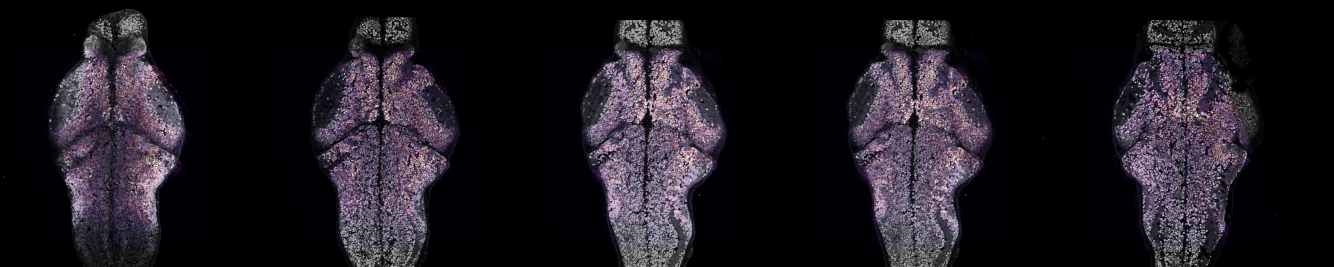
#> input picture aligned_sections.png, 4000 x 800 px (shown at 1/3 size)
$ python -i napari_pre-alignment.py   (imports and definitions only)
#> lines starting #> are read from the running program, lines starting #| are printed output that depends on the picture; after the words box and inside, x2 and y2 are one past the last pixel; in counts of white or black regions, pixels touching at a corner belong together
#!/usr/bin/env python
"""
napari_pre_alignment.py

Interactive napari tool to pre-align rostro–caudal confocal stacks by in-plane rotation and flips,
and to record a simple transform per stack (angle, vertical flip, left/right mirror, midline).

Key ideas
- Input stacks are multi-page TIFFs (often ImageJ hyperstacks).
- Data model: input series -> (Z, Y, X, C). If a singleton T exists, it is removed (or folded into Z).
- The user adjusts rotation + flips + a vertical midline guide using keyboard shortcuts.
- The same 2D transform (angle + flips about the midline) is applied to every Z slice and channel.
- Each pre-aligned stack is written as an ImageJ-compatible BigTIFF with axes "TZCYX" (T=1).
- A JSON file stores per-stack decisions, so sessions are resumable and updates are idempotent.

Folder layout (fixed by this script)
- Native inputs are read from:
  <fish_root>/native
- Prealigned outputs are written to:
  <fish_root>/prealigned

Output naming (CircuitSeeker-style)
Global identifiers:
    exp_id = "exp_001"
    fish   = 2
All outputs are named:
    {exp_id}_fish{fish}_s{section:02d}_pre.tif

The per-stack decision DB is stored at:
    <fish_root>/rotations_rc_{exp_id}_fish{fish}.json

Keyboard controls
- a / d     : -0.5° / +0.5°
- s / w     : -5°   / +5°
- Shift-f   : toggle vertical flip (top/bottom)
- x         : toggle left/right mirror about guide_x
- LEFT/RIGHT: move vertical guide line (±10 px)
- g         : auto angle from PCA mask (axis → vertical), then you can tweak
- r         : reset (angle=0, flips False, guide=center)
- n         : SAVE current stack and go to Next
- p         : go to Previous (no save unless you press n first)
- h         : print help to console
"""

from __future__ import annotations

import os
import json
from typing import List, Tuple

import numpy as np
import tifffile as tiff
from skimage import transform
from skimage.transform import AffineTransform, warp
import napari


# --------------------------- USER SETTINGS ---------------------------
# Global identifiers used for ALL output names
exp_id = "exp_001"   # e.g. "exp_001" or "exp1_110425"
fish = 4             # integer
run_id = f"{exp_id}_fish{fish}"

# Fish root folder (contains native/ and prealigned/)
fish_root = (
    "/Users/jonathanboulanger-weill/Harvard University Dropbox/"
    "Jonathan Boulanger-Weill/Projects/calcium-spatial-transcriptomics-align/"
    "data/exp1_110425/oct_confocal_stacks/fish4/"
)

native_dir = os.path.join(fish_root, "native")
prealigned_dir = os.path.join(fish_root, "prealigned")

# Input naming
#prefix = "20x_fish1_slide1_DAPI_GFP488_RFP594_fish1-s1-"
prefix = "20x-4us-1um_DAPI_GFP488_RFP594_fish4-s1_"
indices = list(range(1, 30))  # 1..30

# Output naming
out_suffix = "_pre.tif"

# Persistent transform database (resumable)
# Expected full path example:
#   <fish_root>/<exp_id>_fish<fish>_rotations.json
#   e.g. exp_001_fish2_rotations.json
db_path = os.path.join(fish_root, f"{run_id}_rotations.json")
# --------------------------------------------------------------------


# ============================= I/O ===================================
# [68 lines left out: functions _drop_T_and_to_ZYXC, read_stack_zyxc, ch0_center_slice, not called in this run]


def to_float01_for_view(x: np.ndarray) -> np.ndarray:
    """Display-only normalization for napari preview."""
    x = x.astype(np.float32, copy=False)
    if np.ptp(x) <= 0:
        mx = float(x.max()) if x.size else 1.0
        return np.clip(x / (mx + 1e-6), 0, 1)
    p1, p99 = np.percentile(x, (1, 99))
    if p99 <= p1:
        return np.clip((x - x.min()) / (x.max() - x.min() + 1e-6), 0, 1)
    return np.clip((x - p1) / (p99 - p1), 0, 1)


# --- PCA helpers (optional auto angle) ---
def make_mask(img2d: np.ndarray, sigma: float = 1.5, min_size: int = 3000) -> np.ndarray:
    x = to_float01_for_view(img2d)
    from skimage import morphology, filters, exposure

    x = exposure.equalize_adapthist(x, clip_limit=0.01)
    x = filters.gaussian(x, sigma=sigma, preserve_range=True)
    thr = filters.threshold_otsu(x)
    m = x > thr
    m = morphology.remove_small_objects(m, min_size=min_size)
    m = morphology.binary_closing(m, morphology.disk(5))
    m = morphology.binary_opening(m, morphology.disk(3))
    return m


# [16 lines left out: function principal_axis_angle, not called in this run]


def _wrap180(a: float) -> float:
    return (a + 180) % 360 - 180


# [32 lines left out: functions angle_to_vertical, flip_lr_about_x, rotate_and_flip_volume_zyxc, not called in this run]


# =========================== App ===========================
class PreAlignApp:
    # [51 lines left out: function __init__, not called in this run]

    def _db_key(self, section: int) -> str:
        """Stable key independent of raw filename."""
        return f"{run_id}_s{section:02d}"

    # [242 lines left out: functions _legacy_db_keys, _print_status, _preview_image, _refresh_layers, _load_current, _save_current and 5 more, not called in this run]


# --------------------------- Entry point ---------------------------
# [8 lines not run here, left out]

>>> import cv2
>>> picture = cv2.imread('aligned_sections.png', cv2.IMREAD_GRAYSCALE)
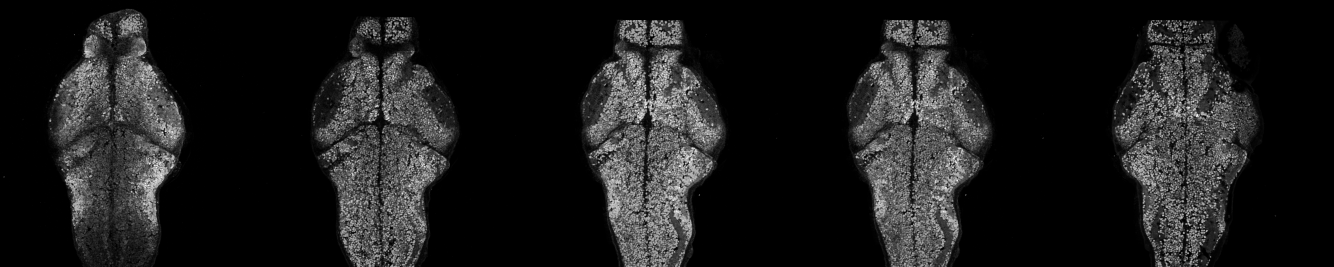
#> picture: shape (800, 4000) (shown at 1/3 size); min 0, max 250, mean 27.8
>>> result = make_mask(picture)
#> in to_float01_for_view, `p1, p99 = np.percentile(x, (1, 99))`: p1 = 0; p99 = 177
#> in to_float01_for_view, `return np.clip((x - p1) / (p99 - p1), 0, 1)`:
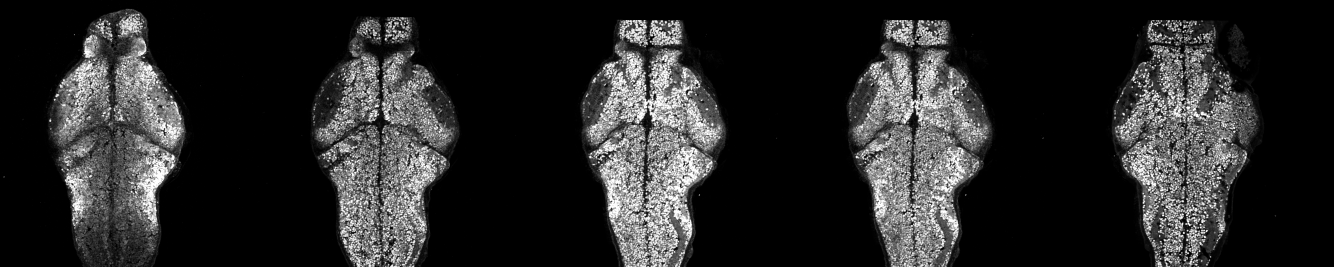
#> returned value: shape (800, 4000) float32 (shown at 1/3 size); min 0, max 1, mean 0.156
#> in make_mask, `x = exposure.equalize_adapthist(x, clip_limit=0.01)`:
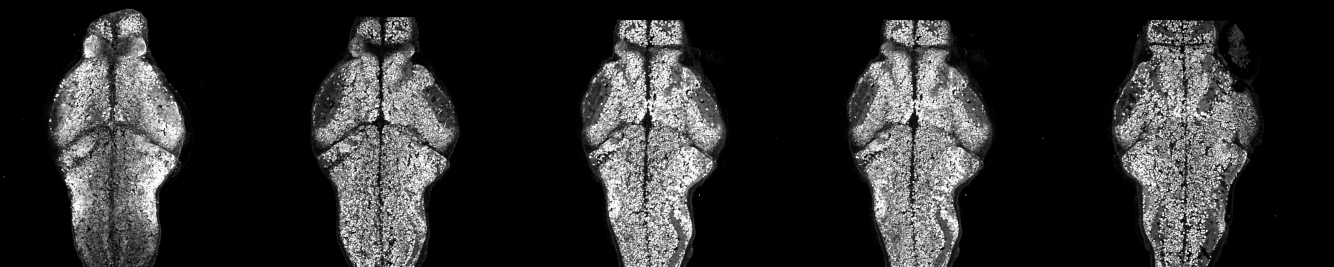
#> x: shape (800, 4000) float32 (shown at 1/3 size); min 0, max 1, mean 0.173
#> in make_mask, `thr = filters.threshold_otsu(x)`: thr = 0.302
#> in make_mask, `m = x > thr`:
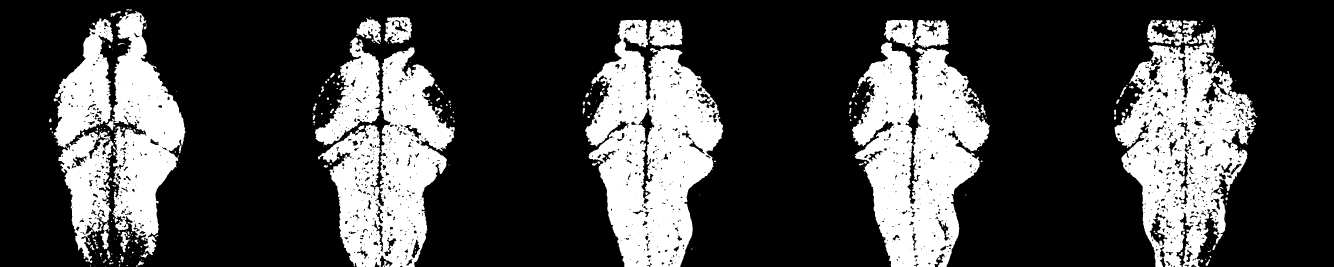
#> m: shape (800, 4000) bool (shown at 1/3 size); 26.7% white; 298 white regions (168 under 20 px), largest, box (x1, y1, x2, y2) and area: (1755, 59, 2170, 800) 182607, (2556, 127, 2969, 800) 168778, (3344, 82, 3772, 800) 154071
#> in make_mask, `m = morphology.remove_small_objects(m, min_size=min_size)`:
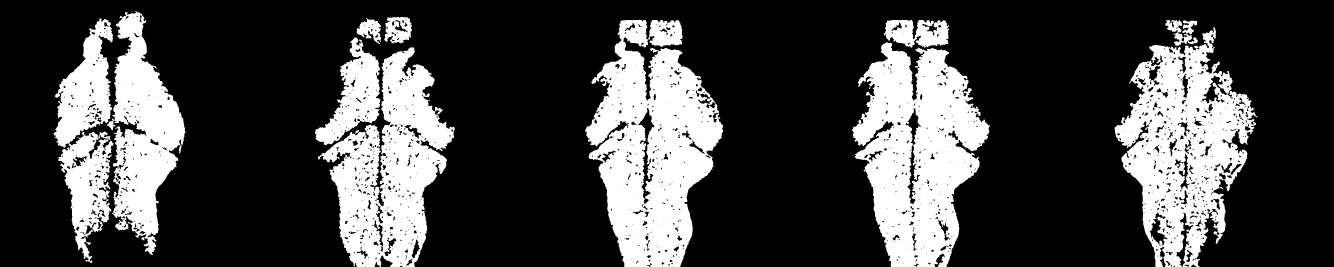
#> m: shape (800, 4000) bool (shown at 1/3 size); 26.3% white; 11 white regions, largest, box (x1, y1, x2, y2) and area: (1755, 59, 2170, 800) 182590, (2556, 127, 2969, 800) 168751, (3344, 82, 3772, 800) 153971
#> in make_mask, `m = morphology.binary_closing(m, morphology.disk(5))`:
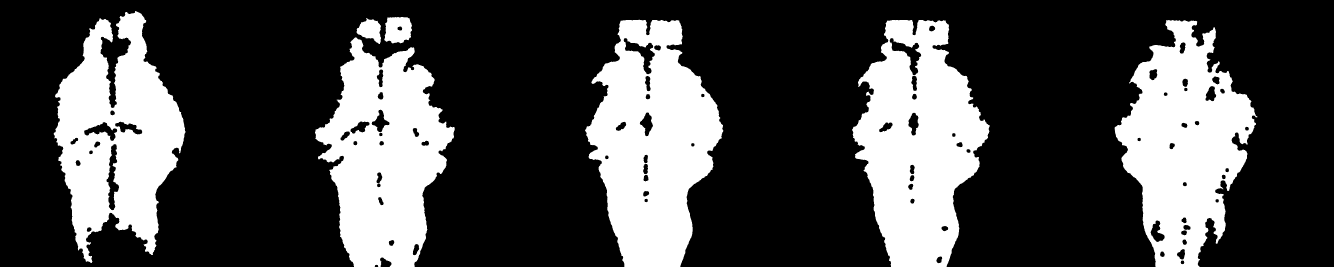
#> m: shape (800, 4000) bool (shown at 1/3 size); 28.6% white; 7 white regions, largest, box (x1, y1, x2, y2) and area: (1755, 59, 2170, 800) 193939, (2556, 60, 2969, 800) 190976, (3344, 60, 3772, 800) 180149
#> in make_mask, `m = morphology.binary_opening(m, morphology.disk(3))`: m: shape (800, 4000) bool; 28.5% white; 8 white regions, largest, box (x1, y1, x2, y2) and area: (1755, 59, 2170, 800) 193722, (2556, 60, 2969, 800) 190530, (3344, 60, 3768, 800) 179657
